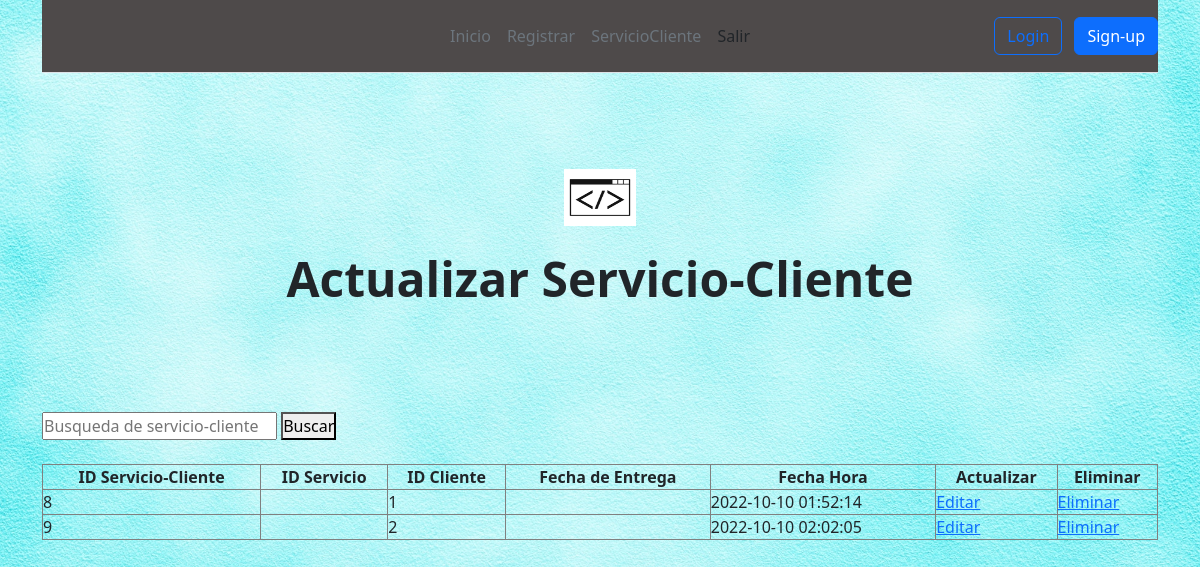
/login3/servicioCliente/users.php, run on an earlier commit of the app's database.
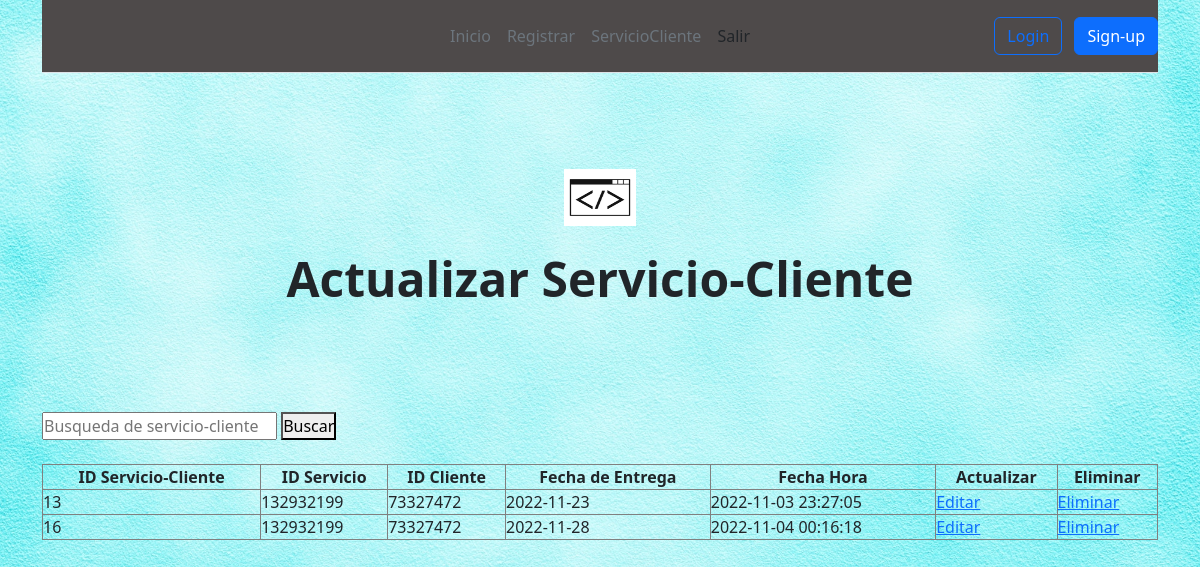
And on a later commit of the database.
### tables this page shows
CREATE TABLE `serviciocliente` (
  `ID_SERVICIOCLIENTE` int(11) UNSIGNED NOT NULL,
  `ID_SERVICIO` int(11) UNSIGNED NOT NULL,
  `ID_CLIENTE` int(11) UNSIGNED NOT NULL,
  `FECHA_ENTREGA` date NOT NULL,
  `FECHA_HORA` timestamp NOT NULL DEFAULT current_timestamp() ON UPDATE current_timestamp()
);

### login3/servicioCliente/users.php (the view, shortened to what this page needs)
<?php
    if(isset($_POST['search']))
    {
        $valueToSearch = $_POST['valueToSearch'];
        $query = "SELECT * FROM serviciocliente WHERE ID_SERVICIOCLIENTE LIKE '%".$valueToSearch."%' OR lastname LIKE '%".$valueToSearch."%'";
        $result = filterRecord($query);
    }
    else
    {
        $query = "SELECT *FROM serviciocliente";
        $result = filterRecord($query);
    }
    function filterRecord($query)
    {
        include("config.php");
        $filter_result = mysqli_query($mysqli, $query);
        return $filter_result;
    }
?>
<!DOCTYPE html>
<html lang= "en">
<head>
    <link rel="stylesheet" href="style.css">
    <link rel="stylesheet" type= "text/css" href="css/bootstrap.min.css">
    <link rel="stylesheet" href="plugins/sweetalert2.min.css">
</head>
<body>
<div class="container">
    <header class="d-flex flex-wrap align-items-center justify-content-center justify-content-md-between py-3 mb-4 border-bottom">
      <a href="/" class="d-flex align-items-center col-md-3 mb-2 mb-md-0 text-dark text-decoration-none">
        <svg class="bi me-2" width="40" height="32" role="img" aria-label="Bootstrap"><use img ="Imagenes/logo.jgp"></use></svg>
      </a>
      <ul class="nav col-12 col-md-auto mb-2 justify-content-center mb-md-0">
        <li><a href="../home_0.php" class="nav-link px-2 link-secondary">Inicio</a></li>
        <li><a href="registration.php" class="nav-link px-2 link-secondary">Registrar</a></li>
        <li><a href="users.php" class="nav-link px-2 link-secondary">ServicioCliente</a></li>
        <li><a href="../login.html" class="nav-link px-2 link-dark">Salir</a></li>
      </ul>
      <div class="col-md-3 text-end">
        <button type="button" class="btn btn-outline-primary me-2">Login</button>
        <button type="button" class="btn btn-primary">Sign-up</button>
      </div>
    </header>
    </div>
    <div class="px-4 py-5 my-5 text-center">
        <img class="d-block mx-auto mb-4" src="Imagenes/logo.jpg" alt="" width="72" height="57">
        <h1 class="display-5 fw-bold">Actualizar Servicio-Cliente</h1>
    </div>
    <div class="container">
      <form action = "" method = "POST">
        <input type = "text" placeholder = "Busqueda de servicio-cliente" name = "valueToSearch">
        <button type = "submit" class = "signupbtn" name = "Search"> Buscar </button>
              </form>
              <br />
       <div class="row">
           <div class="col-lg-12">
            <table id="tablaUsuarios" class="table-striped table-bordered" style="width:100%">
                <thead class="text-center">
                    <th>ID Servicio-Cliente</th>
                    <th>ID Servicio</th>
                    <th>ID Cliente</th>
                    <th>Fecha de Entrega</th>
                    <th>Fecha Hora</th>
                    <th>Actualizar</th>
                    <th>Eliminar</th>
                </thead>
                <tbody>
                <?php
                while($row = mysqli_fetch_array($result))
            {
                echo "<tr>";
                echo "<td>" . $row['ID_SERVICIOCLIENTE'] . "</td>";
                echo "<td>" . $row['ID_SERVICIO'] . "</td>";
                echo "<td>" . $row['ID_CLIENTE'] . "</td>";
                echo "<td>" . $row['FECHA_ENTREGA'] . "</td>";
                echo "<td>" . $row['FECHA_HORA'] . "</td>";
                echo "<td><a href = 'edit.php?id_=".$row['ID_SERVICIOCLIENTE']."'>Editar</a></td>";
                echo "<td><a href = 'delete.php?id_=".$row['ID_SERVICIOCLIENTE']."'>Eliminar</a></td>";
                echo "</tr>";
            }
            ?>
          </tbody>
            </table>
           </div>
       </div>
    </div>
</body>
</html>

### login3/servicioCliente/style.css (style rules this page uses)
* { margin: 0; padding: 0; box-sizing: border-box; }
body { background-image: url("Imagenes/fondo3.jpg"); background-image: no-repeat; background-image: fixed; background-image: center; -webkit-background-size: cover; -moz-background-size: cover; -o-background-size: cover; background-size: cover; }
header { background-color: rgb(78, 74, 74); }

What changed in the data, as far as the page shows it:
removed serviciocliente: ID_SERVICIOCLIENTE "8", ID_CLIENTE "1", FECHA_HORA "2022-10-10 01:52:14"
removed serviciocliente: ID_SERVICIOCLIENTE "9", ID_CLIENTE "2", FECHA_HORA "2022-10-10 02:02:05"
added serviciocliente: ID_SERVICIOCLIENTE "13", ID_SERVICIO "132932199", ID_CLIENTE "73327472", FECHA_ENTREGA "2022-11-23", FECHA_HORA "2022-11-03 23:27:05"
added serviciocliente: ID_SERVICIOCLIENTE "16", ID_SERVICIO "132932199", ID_CLIENTE "73327472", FECHA_ENTREGA "2022-11-28", FECHA_HORA "2022-11-04 00:16:18"
